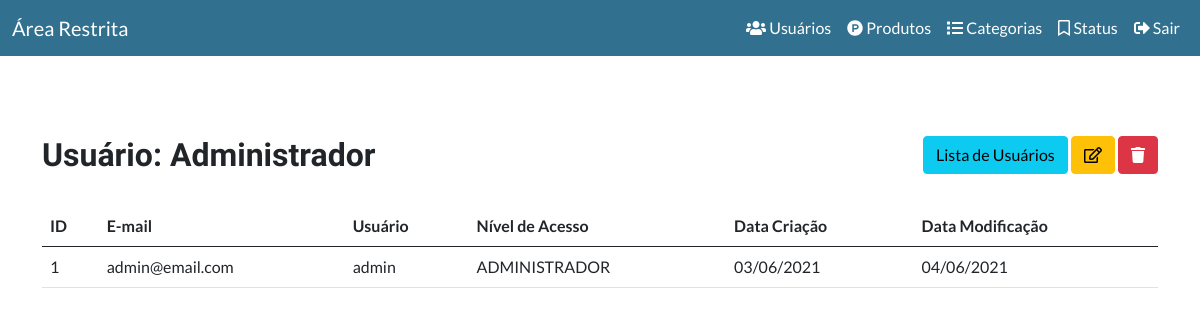
The app's page /app/views/page.php?link=5&id=1 (signed in) with its own data.
### tables this page shows
CREATE TABLE `tb_usuario` (
  `id` int(11) NOT NULL AUTO_INCREMENT,
  `nome` varchar(255) NOT NULL,
  `email` varchar(255) NOT NULL,
  `usuario` varchar(255) NOT NULL,
  `senha` varchar(255) NOT NULL,
  `nivel_acesso` varchar(50) NOT NULL,
  `criado` date NOT NULL,
  `modificado` date NOT NULL,
  PRIMARY KEY (id)
);

### app/views/page.php (called while the page is built, shortened)
<?php
include_once("../views/index/header.phtml");
$link = $_GET["link"];
$pag[1] = "index/index.phtml";
$pag[2] = "usuario/listar_usuarios.phtml";
$pag[3] = "usuario/cadastrar_usuarios.phtml";
$pag[5] = "usuario/visualizar_usuario.phtml";
$pag[6] = "usuario/editar_usuario.phtml";
$pag[11] = "produto/cadastrar_produto.phtml";
$pag[12] = "produto/listar_produto.phtml";
$pag[13] = "produto/editar_produto.phtml";
$pag[14] = "produto/visualizar_produto.phtml";
$pag[7] = "categoria/cadastrar_categoria.phtml";
$pag[8] = "categoria/listar_categoria.phtml";
$pag[9] = "categoria/editar_categoria.phtml";
$pag[10] = "categoria/visualizar_categoria.phtml";
$pag[15] = "situacao/listar_situacao.phtml";
$pag[16] = "situacao/cadastrar_situacao.phtml";
$pag[17] = "situacao/editar_situacao.phtml";
$pag[18] = "situacao/visualizar_situacao.phtml";
if (!empty($link)) {
	if (file_exists($pag[$link]))  {
		include $pag[$link];
	} else {
		include "dashboard.php";
	}
} else {
	include "dashboard.php";
}
include_once("../views/index/footer.phtml");

### app/views/usuario/visualizar_usuario.phtml (the view, shortened to what this page needs)
<?php
$id = $_GET['id'];
$resultado = mysqli_query($GLOBALS['connection'], "SELECT * FROM tb_usuario WHERE id = '$id'  LIMIT 1");
$usuario = mysqli_fetch_assoc($resultado);
?>
<div class="container">
    <div class="row">
        <div class="col-md-6">
            <h2>Usuário: <?= $usuario['nome'];?></h2>
        </div>
        <div class="col-md-6 text-end">
            <a href="page.php?link=2" type="button" class="btn btn-info">Lista de Usuários</a>
            <a href="page.php?link=6&id=<?= $usuario['id'];?>" type="button" class="btn btn-warning">
                <i class="far fa-edit"></i>
            </a>
            <a href="../services/usuario/deleta_usuario.php?id=<?= $usuario['id'];?>" type="button" class="btn btn-danger">
                <i class="fas fa-trash"></i>
            </a>
        </div>
    </div>
    <br>
    <div class="row">
        <div class="col-sm-12">
            <table class="table">
                <thead>
                    <tr>
                        <th>ID</th>
                        <th>E-mail</th>
                        <th>Usuário</th>
                        <th>Nível de Acesso</th>
                        <th>Data Criação</th>
                        <th>Data Modificação</th>
                    </tr>
                </thead>
                <tbody>
                    <tr>
                        <td><?= $usuario['id'];?></td>
                        <td><?= $usuario['email'];?></td>
                        <td><?= $usuario['usuario'];?></td>
                        <td><?= $usuario['nivel_acesso'];?></td>
                        <td><?= date("d/m/Y", strtotime($usuario['criado']));?></td>
                        <td><?= date("d/m/Y", strtotime($usuario['modificado']));?></td>
                    </tr>
                </tbody>
            </table>
        </div>
    </div>
</div>

### assets/css/dashboard.css (style rules this page uses)
.container { margin-top: 10vh; }

### records on screen
tb_usuario: nome "Administrador", id "1", email "admin@email.com", usuario "admin", nivel_acesso "ADMINISTRADOR", criado "03/06/2021", modificado "04/06/2021"
